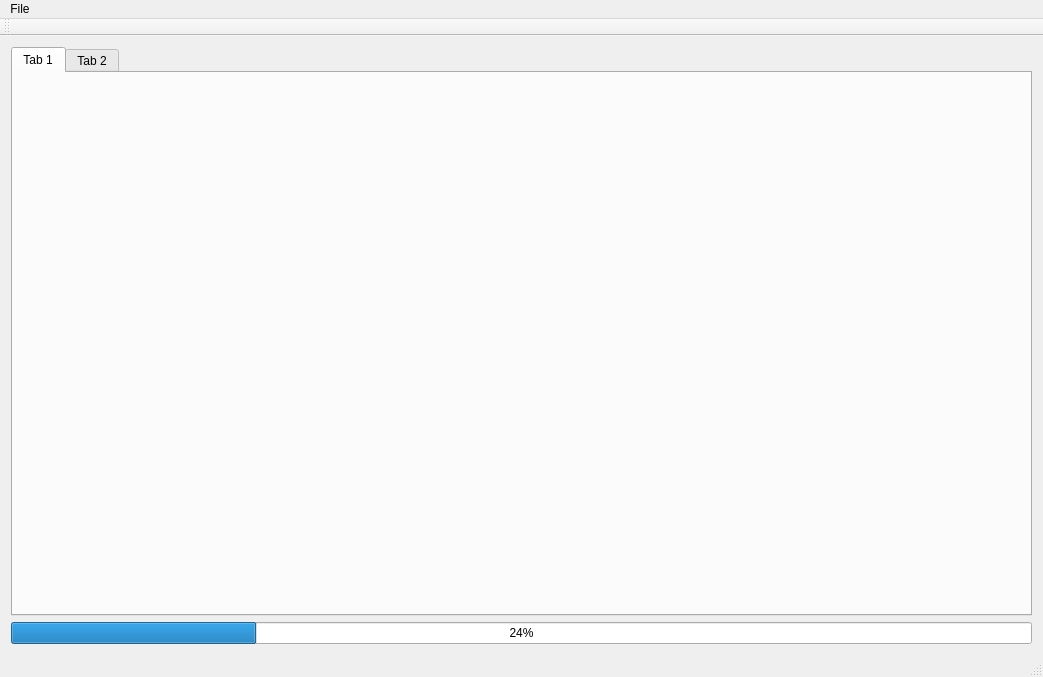
<?xml version="1.0" encoding="UTF-8"?>
<ui version="4.0">
 <class>MainWindow</class>
 <widget class="QMainWindow" name="MainWindow">
  <property name="enabled">
   <bool>true</bool>
  </property>
  <property name="geometry">
   <rect>
    <x>0</x>
    <y>0</y>
    <width>1043</width>
    <height>677</height>
   </rect>
  </property>
  <property name="windowTitle">
   <string>MainWindow</string>
  </property>
  <widget class="QWidget" name="centralWidget">
   <layout class="QVBoxLayout" name="verticalLayout">
    <item>
     <widget class="QTabWidget" name="fileViewer">
      <property name="currentIndex">
       <number>0</number>
      </property>
      <widget class="QWidget" name="tab">
       <attribute name="title">
        <string>Tab 1</string>
       </attribute>
       <layout class="QGridLayout" name="gridLayout"/>
      </widget>
      <widget class="QWidget" name="tab_2">
       <attribute name="title">
        <string>Tab 2</string>
       </attribute>
      </widget>
     </widget>
    </item>
    <item>
     <widget class="QProgressBar" name="progressBar">
      <property name="value">
       <number>24</number>
      </property>
     </widget>
    </item>
   </layout>
  </widget>
  <widget class="QMenuBar" name="menuBar">
   <property name="geometry">
    <rect>
     <x>0</x>
     <y>0</y>
     <width>1043</width>
     <height>21</height>
    </rect>
   </property>
   <widget class="QMenu" name="menuPLP">
    <property name="title">
     <string>File</string>
    </property>
    <addaction name="openFile"/>
    <addaction name="exit"/>
   </widget>
   <addaction name="menuPLP"/>
  </widget>
  <widget class="QToolBar" name="mainToolBar">
   <attribute name="toolBarArea">
    <enum>TopToolBarArea</enum>
   </attribute>
   <attribute name="toolBarBreak">
    <bool>false</bool>
   </attribute>
  </widget>
  <widget class="QStatusBar" name="statusBar"/>
  <action name="openFile">
   <property name="text">
    <string>Open</string>
   </property>
  </action>
  <action name="exit">
   <property name="text">
    <string>Exit</string>
   </property>
  </action>
 </widget>
 <layoutdefault spacing="6" margin="11"/>
 <resources/>
 <connections/>
</ui>
